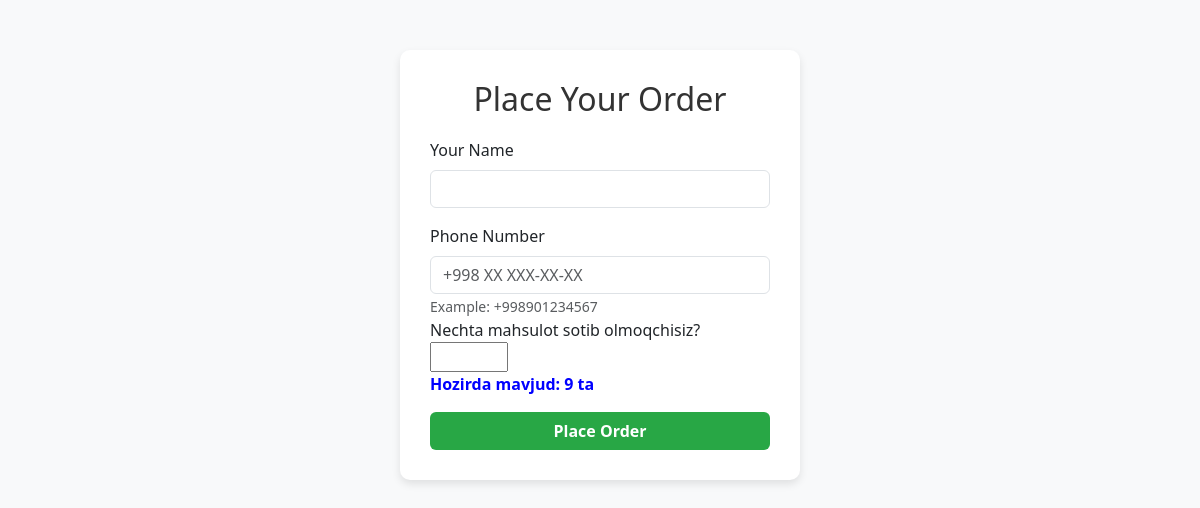
/myapp/order/apple-iphone-16/, run on an earlier commit of the app's database.
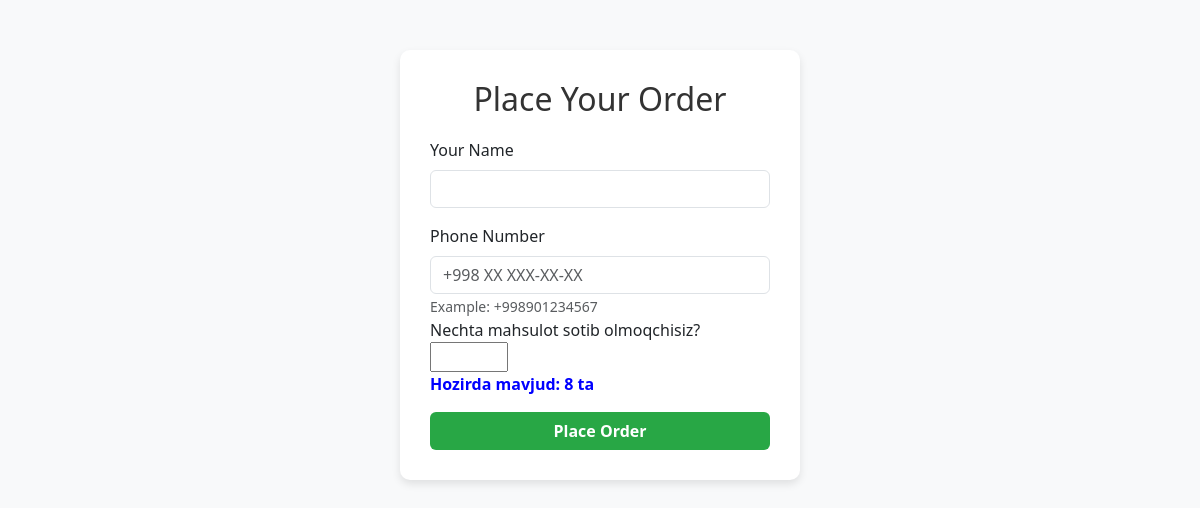
And on a later commit of the database.
### myapp/models.py (models this page shows, shortened)
class Product(models.Model):
    name = models.CharField(max_length=255, unique=True)
    slug = models.SlugField(unique=True, blank=True, null=True)
    description = models.TextField(null=True, blank=True)
    price = models.DecimalField(max_digits=14, decimal_places=2)
    image = models.ImageField(upload_to='images/', null=True, blank=True, default='images/no_image.png')
    discount = models.PositiveIntegerField(default=0)
    quantity = models.PositiveIntegerField(default=1)
    category = models.ForeignKey(Category, on_delete=models.CASCADE, related_name='products', null=True, blank=True)
    created_at = models.DateTimeField(auto_now_add=True)
    likes = models.PositiveIntegerField(default=0)

### myapp/views.py (the view, shortened to what this page needs)
# urls.py: path('order/<slug:slug>/', place_order, name='place_order'),
def place_order(request, slug):
    product = get_object_or_404(Product, slug=slug)
    context = {'product': product}
    return render(request, 'myapp/order.html', context)

### myapp/templates/myapp/order.html (shortened to what this page needs)
<!DOCTYPE html>
<html lang="en">
<head>
    <link rel="stylesheet" href="https://cdn.jsdelivr.net/npm/bootstrap@5.3.0/dist/css/bootstrap.min.css">
</head>
<body>
<div class="container">
    <div class="order-container">
        <h2 class="order-title">Place Your Order</h2>
        <form method="POST">
            <div class="mb-3">
                <label for="customer_name" class="form-label">Your Name</label>
                <input type="text" class="form-control" id="customer_name" name="customer_name" required>
            </div>
            <div class="mb-3">
                <label for="customer_phone" class="form-label">Phone Number</label>
                <input type="tel" class="form-control" id="customer_phone" name="customer_phone"
                       pattern="^\+998[0-9]{9}$" placeholder="+998 XX XXX-XX-XX" required>
                <small class="text-muted">Example: +998901234567</small>
                <label for="quantity">Nechta mahsulot sotib olmoqchisiz?</label>
                <input type="number" name="quantity" min="1" max="{{ product.quantity }}" required>
                <p style="color: blue; font-weight: bold;">
                    Hozirda mavjud: {{ product.quantity }} ta
                </p>
            </div>
            <button type="submit" class="btn btn-order w-100">Place Order</button>
        </form>
    </div>
</div>
</body>
</html>

What changed in the data, as far as the page shows it:
changed Product: quantity "9" → "8"
